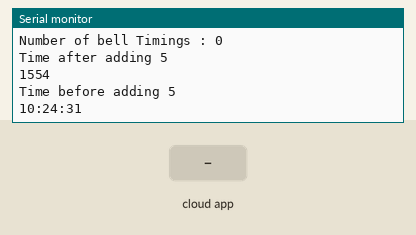
The sketch below on a simulated ESP8266 (NodeMCU). Parts: the last lines printed to the serial monitor. Inputs (shaded band) come from the test bench. WiFi joins after 1.5 s; servers stay silent unless stated; network time is answered at once with the bench clock; the local clock reads 2024-03-15 10:24:30 at power-on unless the sketch sets it; the Firebase database answers and starts empty.

Above: at 2.7 s.
2.8 s: the phone or cloud app sets bellCount to 1
At 3.4 s:
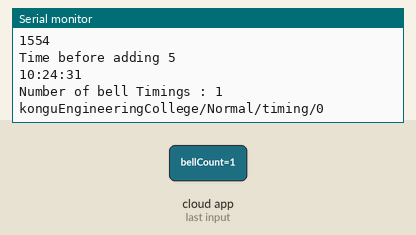
6.0 s: the phone or cloud app sets 0 to 0
At 7.0 s:
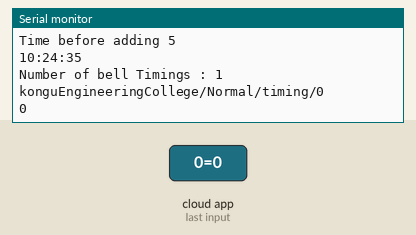
7.5 s: the phone or cloud app sets bellCount to 0
At 9.9 s:
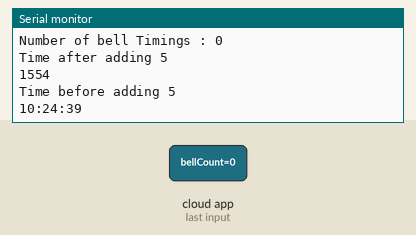
Timing chart, 0 to 11.4 s (numbered marks = the images above; inputs shaded):
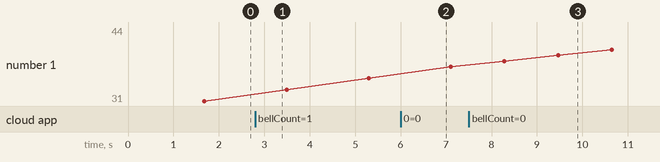

Measured:
- after the input at 2.8 s, the serial monitor: prints a new line at once (image 1)
- after the input at 6.0 s, the serial monitor: prints a new line after 0.61 s (image 2)
- after the input at 7.5 s, the serial monitor: prints a new line after 0.76 s (image 3)

The sketch:

bell_ntp_1.ino
```cpp
#include <ESP8266WiFi.h>
#include <FirebaseArduino.h>
#include <NTPClient.h>
#include <WiFiUDP.h>
#include <ArduinoJson.h>

#define FIREBASE_HOST "bell-671a7.firebaseio.com"
#define FIREBASE_AUTH "zR461TwhWJT8Y8cDtApePVRZfQ74z33OBLueH9rs"
#define WIFI_SSID "Ranjith G K"
#define WIFI_PASSWORD "naturalnaveen"


WiFiUDP ntpUDP;
NTPClient timeClient(ntpUDP);


void setup() {
  // put your setup code here, to run once:

Serial.begin(9600);

  // connect to wifi.
  WiFi.begin(WIFI_SSID, WIFI_PASSWORD);
  Serial.print("connecting");
  while (WiFi.status() != WL_CONNECTED) {
    Serial.print(".");
    delay(500);
  }
  Serial.println();
  Serial.print("connected to : ");
  Serial.println( WIFI_SSID);
  //Serial.println(WiFi.localIP());

  Firebase.begin(FIREBASE_HOST, FIREBASE_AUTH);

  timeClient.begin();

}

int n;
void loop() {
  String str1 = "konguEngineeringCollege/Normal/bellCount";
  n = Firebase.getInt(str1);
  Serial.print("Number of bell Timings : " );
  Serial.println(n);
  if(Firebase.failed())
  {
    Serial.println("Getting n failed");
    Serial.println(Firebase.error());

  }


  String str2 = "konguEngineeringCollege/Normal/timing/";

  for(int i=0;i<n;i++)
  {
    String str3 = str2 + i;
    Serial.println(str3);
    String str4 = Firebase.getString(str3);

   /* int db_time = str4.toInt();
    Serial.println(db_time);    */
    Serial.println(str4);
    Serial.println();
    delay(500);
  }
    Serial.println();
    Serial.println();
    Serial.println();
    Serial.println();


    timeClient.update();
    int h = timeClient.getHours() + 5;
    int m = timeClient.getMinutes() + 30;

    if(m>=60)
    {
      h = h+1;
      m = m - 60;
    }
    Serial.println("Time after adding 5");

    Serial.print(h);
    Serial.println(m);


    String time_string = String(timeClient.getFormattedTime());
    Serial.println("Time before adding 5");
    Serial.println(time_string);
  // Serial.print(h,':' , m':'timeClient.getSeconds());
 /*   Serial.print(h);
    Serial.print(':');
    Serial.print(m);
    Serial.print(':');
    Serial.println(timeClient.getSeconds());   */


   // if(str4 ==

  delay(1000);
  // put your main code here, to run repeatedly:

}
```
